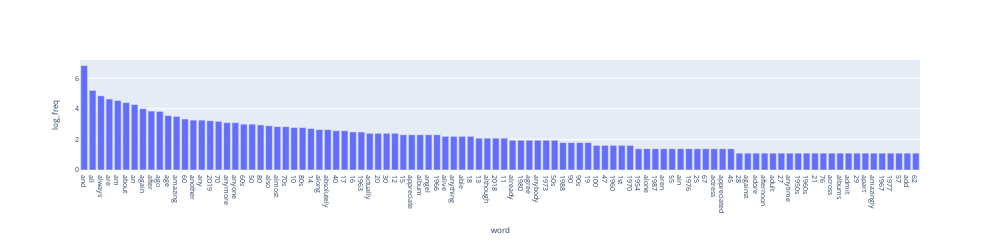

Here is the notebook cell this chart was saved with:
### Code cell
#Apply log arithmetic
import math
term_frequencies_df.sort_values(by='freq', ascending=False, inplace=True) #sort by frequencies
term_frequencies_df["log_freq"] = [math.log(i) for i in term_frequencies_df["freq"]]

fig = px.bar(term_frequencies_df[:100],x="word",y="log_freq") #plot the first 100 terms
fig.update_layout(width=1000,height=250,font_size = 7)
fig.show()

### Figure 1 — Plotly figure (JSON) as saved in the notebook; plotly's stock layout.template omitted (floating-point values rounded to 4 significant figures)
{"data": [{"alignmentgroup": "True", "hovertemplate": "word=%{x}<br>log_freq=%{y}<extra></extra>", "legendgroup": "", "marker": {"color": "#636efa", "pattern": {"shape": ""}}, "name": "", "offsetgroup": "", "orientation": "v", "showlegend": false, "textposition": "auto", "type": "bar", "x": ["and", "all", "always", "are", "am", "about", "an", "again", "after", "ago", "age", "amazing", "60", "another", "any", "2019", "70", "anymore", "anyone", "60s", "50", "80", "also", "almost", "70s", "10", "80s", "14", "along", "absolutely", "40", "17", "16", "1963", "actually", "20", "30", "12", "15", "appreciate", "album", "angel", "1966", "alive", "anything", "able", "18", "13", "although", "2018", "11", "already", "1980", "agree", "anybody", "1973", "50s", "1988", "90", "90s", "19", "100", "47", "1960", "1st", "1970", "1954", "alone", "1987", "aren", "55", "ain", "1976", "25", "67", "actress", "appreciated", "45", "28", "against", "adore", "afternoon", "adult", "27", "anytime", "1950s", "1960s", "21", "76", "across", "albums", "admit", "29", "apart", "amazingly", "1967", "1977", "57", "add", "62"], "xaxis": "x", "y": [6.828, 5.198, 4.844, 4.635, 4.543, 4.407, 4.277, 4.007, 3.85, 3.829, 3.555, 3.497, 3.332, 3.258, 3.258, 3.219, 3.178, 3.091, 3.091, 2.996, 2.996, 2.944, 2.89, 2.833, 2.833, 2.773, 2.773, 2.708, 2.639, 2.639, 2.565, 2.565, 2.485, 2.485, 2.398, 2.398, 2.398, 2.398, 2.303, 2.303, 2.303, 2.303, 2.303, 2.197, 2.197, 2.197, 2.197, 2.079, 2.079, 2.079, 2.079, 1.946, 1.946, 1.946, 1.946, 1.946, 1.946, 1.792, 1.792, 1.792, 1.792, 1.609, 1.609, 1.609, 1.609, 1.609, 1.386, 1.386, 1.386, 1.386, 1.386, 1.386, 1.386, 1.386, 1.386, 1.386, 1.386, 1.386, 1.099, 1.099, 1.099, 1.099, 1.099, 1.099, 1.099, 1.099, 1.099, 1.099, 1.099, 1.099, 1.099, 1.099, 1.099, 1.099, 1.099, 1.099, 1.099, 1.099, 1.099, 1.099], "yaxis": "y"}], "layout": {"barmode": "relative", "font": {"size": 7}, "height": 250, "legend": {"tracegroupgap": 0}, "margin": {"t": 60}, "width": 1000, "xaxis": {"anchor": "y", "domain": [0, 1], "title": {"text": "word"}}, "yaxis": {"anchor": "x", "domain": [0, 1], "title": {"text": "log_freq"}}}}
